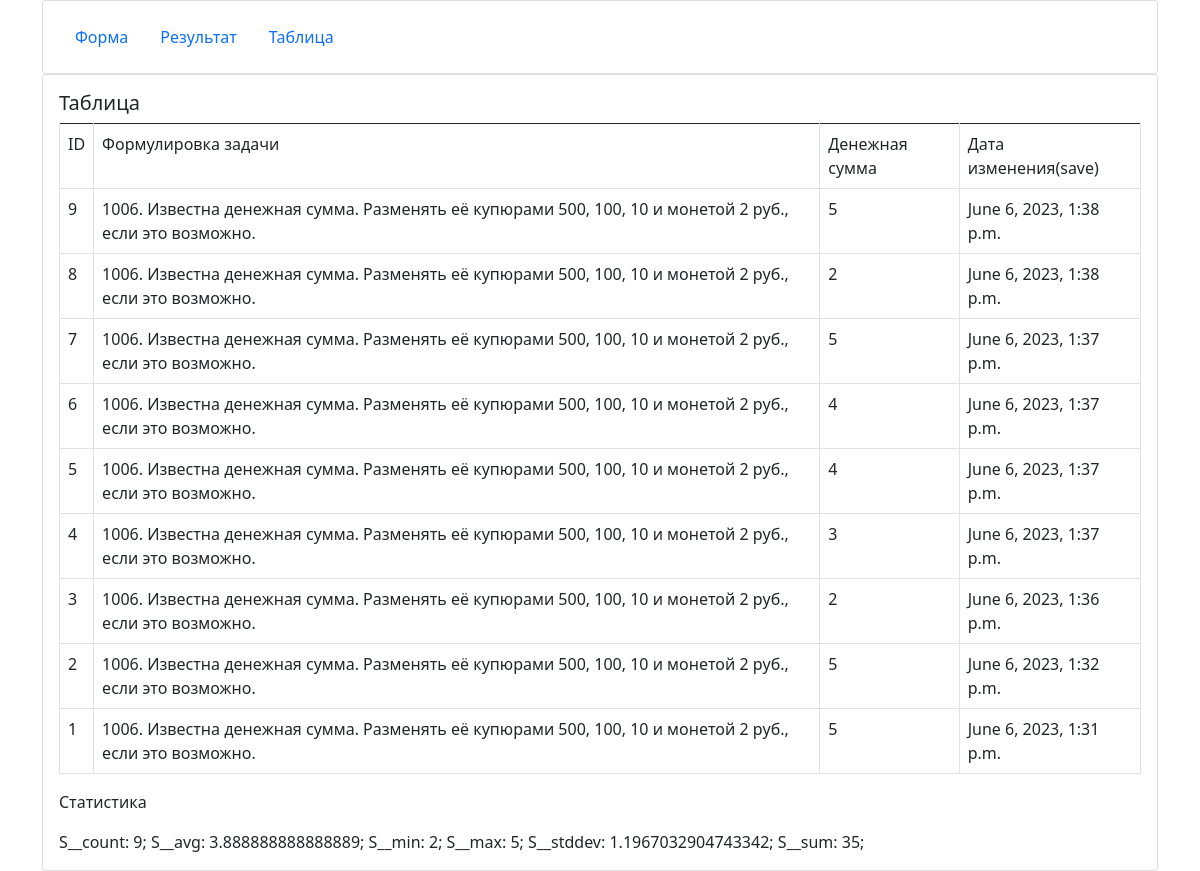
The app's page /algo/table/ with its own data.
### algo/models.py (models this page shows, shortened)
class SumMoney(models.Model):
    task = models.CharField("Формулировка задачи",
                            default="1006. Известна денежная сумма. Разменять её купюрами 500, 100, 10 и монетой 2 руб., если это возможно.",
                            max_length=255)
    S = models.IntegerField("Денежная сумма", default=0,)
    current_date = models.DateTimeField("Дата изменения(save)", auto_now=True)
    class Meta:
        verbose_name = "S"
        verbose_name_plural = "S"
        ordering = ('-id', '-S')

### algo/views.py (the view)
# urls.py: path('table/', views.table, name='table'),
def table(request):
    row = SumMoney.objects.values()
    print('row:', row)
    row_lists = SumMoney.objects.values_list()
    print('row_lists:', row_lists)
    cur_objects = SumMoney.objects.all()
    statics_val = [cur_objects.aggregate(Count('S')), cur_objects.aggregate(Avg('S')), cur_objects.aggregate(Min('S')),
                   cur_objects.aggregate(Max('S')), cur_objects.aggregate(StdDev('S')), cur_objects.aggregate(Sum('S'))]
    print(statics_val)
    statics = {'statics_val': statics_val}
    fields = SumMoney._meta.get_fields()
    print(fields)
    verbose_name_list = []
    name_list = []
    for e in fields:
        verbose_name_list.append(e.verbose_name)
        name_list.append(e.name)
    print(verbose_name_list)
    print(name_list)
    field_names = verbose_name_list
    context = {'row': row, 'row_lists': row_lists, 'field_names': field_names, 'statics': statics}
    return render(request, 'table.html', context)

### algo/templates/table.html (shortened to what this page needs)
{% extends 'layout.html' %}
{% block content %}
    <h5>Таблица</h5>
    <table class="table table-bordered">
        <tbody style="border-top: 3.0px;">
        <tr>
        {% for name in field_names%}
        <td>{{ name }}</td>
        {% endfor %}
        </tr>
        {% for items in row_lists %}
            <tr>
                {% for item in items %}
                    <td>
                        {{ item }}
                    </td>
                {% endfor %}
            </tr>
        {% endfor %}
    </table>
    <p>Статистика</p>
    {% for item in statics.statics_val %}
        {% for k, v in  item.items %}
            {{ k }}:  {{ v }};
        {% endfor %}
    {% endfor %}
{% endblock %}

### records on screen
SumMoney: items "9" "1006. Известна денежная сумма. Разменять её купюрами 500, 100, 10 и монетой 2 руб., если это возможно." "5" "June 6, 2023, 1:38 p.m."
SumMoney: items "8" "1006. Известна денежная сумма. Разменять её купюрами 500, 100, 10 и монетой 2 руб., если это возможно." "2" "June 6, 2023, 1:38 p.m."
SumMoney: items "7" "1006. Известна денежная сумма. Разменять её купюрами 500, 100, 10 и монетой 2 руб., если это возможно." "5" "June 6, 2023, 1:37 p.m."
SumMoney: items "6" "1006. Известна денежная сумма. Разменять её купюрами 500, 100, 10 и монетой 2 руб., если это возможно." "4" "June 6, 2023, 1:37 p.m."
SumMoney: items "5" "1006. Известна денежная сумма. Разменять её купюрами 500, 100, 10 и монетой 2 руб., если это возможно." "4" "June 6, 2023, 1:37 p.m."
SumMoney: items "4" "1006. Известна денежная сумма. Разменять её купюрами 500, 100, 10 и монетой 2 руб., если это возможно." "3" "June 6, 2023, 1:37 p.m."
SumMoney: items "3" "1006. Известна денежная сумма. Разменять её купюрами 500, 100, 10 и монетой 2 руб., если это возможно." "2" "June 6, 2023, 1:36 p.m."
SumMoney: items "2" "1006. Известна денежная сумма. Разменять её купюрами 500, 100, 10 и монетой 2 руб., если это возможно." "5" "June 6, 2023, 1:32 p.m."
SumMoney: items "1" "1006. Известна денежная сумма. Разменять её купюрами 500, 100, 10 и монетой 2 руб., если это возможно." "5" "June 6, 2023, 1:31 p.m."

### other values on screen
{{ name }} "ID" "Формулировка задачи" "Денежная сумма" "Дата изменения(save)"
{{ k }} "S__count" "S__avg" "S__min" "S__max" "S__stddev" "S__sum"
{{ v }} "9" "3.888888888888889" "2" "5" "1.1967032904743342" "35"
